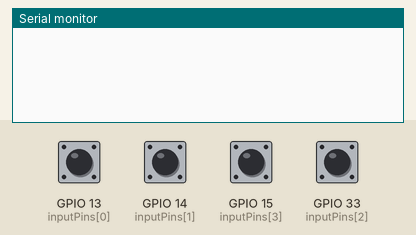
Recording of a program running on a simulated ESP32. Shown: the last lines printed to the serial monitor. Inputs (shaded band) come from the test bench; at power-on: GPIO 13 (inputPins[0]), GPIO 14 (inputPins[1]), GPIO 15 (inputPins[3]), GPIO 33 (inputPins[2]) HIGH.

Above: at 1.2 s.
1.3 s: GPIO 13 (inputPins[0]) pulled LOW for 0.15 s
At 2.2 s:
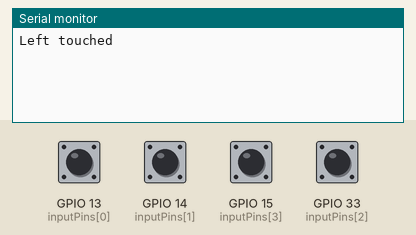
2.9 s: GPIO 14 (inputPins[1]) pulled LOW for 0.15 s
At 3.4 s:
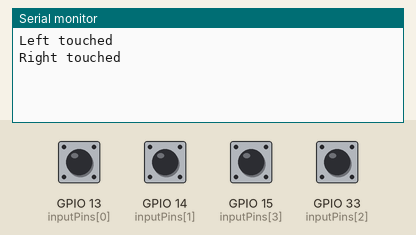
4.5 s: GPIO 15 (inputPins[3]) pulled LOW for 0.15 s
At 5.7 s:
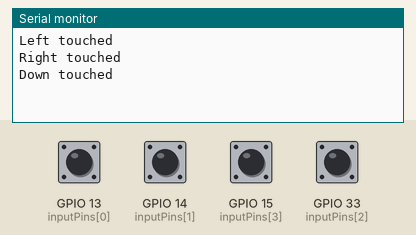
6.1 s: GPIO 33 (inputPins[2]) pulled LOW for 0.15 s
At 7.0 s:
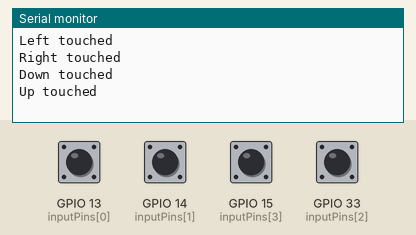

The program:

main.cpp
```cpp
// #include <Arduino.h>

// // Define input pins
// const int leftPin = 13;   // GPIO 13
// const int rightPin = 14;  // GPIO 14
// const int upPin = 27;     // GPIO 27
// const int downPin = 15;   // GPIO 15

// void setup() {
//   Serial.begin(9600);

//   // Initialize input pins with pull-up resistors
//   pinMode(leftPin, INPUT_PULLUP);
//   pinMode(rightPin, INPUT_PULLUP);
//   pinMode(upPin, INPUT_PULLUP);
//   pinMode(downPin, INPUT_PULLUP);

//   // Optional: Set internal pull-up resistors if external ones are not used
//   // ESP32's INPUT_PULLUP mode enables internal pull-up resistors (~45 kΩ)
// }

// void loop() {
//   // Read and display the state of each plate
//   // Serial.print("Left: ");
//   // Serial.print(digitalRead(leftPin));
//   // Serial.print(", Right: ");
//   // Serial.print(digitalRead(rightPin));
//   // Serial.print(", Up: ");
//   // Serial.print(digitalRead(upPin));
//   // Serial.print(", Down: ");
//   // Serial.println(digitalRead(downPin));
//   // Read the state of each plate
//   int leftState = digitalRead(leftPin);
//   int rightState = digitalRead(rightPin);
//   int upState = digitalRead(upPin);
//   int downState = digitalRead(downPin);

//   // The input is LOW when touched
//   if (leftState == LOW) {
//     Serial.println("Left touched");
//     // Perform action for left touch
//   }

//   if (rightState == LOW) {
//     Serial.println("Right touched");
//     // Perform action for right touch
//   }

//   if (upState == LOW) {
//     Serial.println("Up touched");
//     // Perform action for up touch
//   }

//   if (downState == LOW) {
//     Serial.println("Down touched");
//     // Perform action for down touch
//   }

//   delay(60); // Small delay to debounce
// }


// #include <Arduino.h>

// // Define the number of input pins
// const int numPins = 4;

// // Define input pins: Left, Right, Up, Down
// const int inputPins[numPins] = {13, 14, 27, 15};

// // Define labels for serial output
// const String pinLabels[numPins] = {"Left", "Right", "Up", "Down"};

// // Debounce interval in milliseconds
// const unsigned long debounceInterval = 200;

// // Arrays to store the last detection time and previous states for each pin
// unsigned long lastTouchTime[numPins] = {0, 0, 0, 0};
// bool previousState[numPins] = {HIGH, HIGH, HIGH, HIGH};

// void setup() {
//   Serial.begin(9600);

//   // Initialize input pins with internal pull-up resistors
//   for (int i = 0; i < numPins; i++) {
//     pinMode(inputPins[i], INPUT_PULLUP);
//   }
// }

// void loop() {
//   unsigned long currentMillis = millis(); // Current time

//   // Iterate through each pin
//   for (int i = 0; i < numPins; i++) {
//     int currentState = digitalRead(inputPins[i]);

//     // Detect transition from HIGH to LOW (touch event)
//     if (currentState == LOW && previousState[i] == HIGH) {
//       // Check if debounce interval has passed since the last touch
//       if (currentMillis - lastTouchTime[i] > debounceInterval) {
//         Serial.println(pinLabels[i] + " touched");
//         lastTouchTime[i] = currentMillis;
//         // Add your action here (e.g., send a signal, control a device, etc.)
//       }
//     }

//     // Update previous state for the next loop iteration
//     previousState[i] = currentState;
//   }

//   // No delay here; loop runs continuously
// }


// #include <Arduino.h>

// // Define input pins
// const int leftPin = 13;   // GPIO 13
// const int rightPin = 14;  // GPIO 14
// const int upPin = 32;     // GPIO 27
// const int downPin = 15;   // GPIO 15

// // Debounce interval in milliseconds
// const unsigned long debounceInterval = 200;

// // Arrays to store the last detection time and previous states for each pin
// unsigned long lastTouchTime[] = {0, 0, 0, 0};
// bool previousState[] = {HIGH, HIGH, HIGH, HIGH};

// const int numPins = 4;
// const String pinLabels[] = {"Left", "Right", "Up", "Down"};

// void setup() {
//   Serial.begin(9600);

//   // Initialize input pins with internal pull-up resistors
//   for (int i = 0; i < numPins; i++) {
//     pinMode(leftPin + i, INPUT_PULLUP); // Assumes pins are sequential
//   }
// }

// void loop() {
//   unsigned long currentMillis = millis(); // Current time

//   // Iterate through each pin
//   for (int i = 0; i < numPins; i++) {
//     int currentState = digitalRead(leftPin + i); // Read each pin

//     // Detect transition from HIGH to LOW (touch event)
//     if (currentState == LOW && previousState[i] == HIGH) {
//       // Check if debounce interval has passed since the last touch
//       if (currentMillis - lastTouchTime[i] > debounceInterval) {
//         Serial.println(pinLabels[i] + " touched");
//         lastTouchTime[i] = currentMillis;
//         // You can add additional actions here if needed
//       }
//     }

//     // Update previous state for the next loop iteration
//     previousState[i] = currentState;
//   }

//   // No delay here; loop runs continuously
// }


#include <Arduino.h>

// Define the number of input pins
const int numPins = 4;

// Define input pins: Left, Right, Up, Down
const int inputPins[numPins] = {13, 14, 33, 15}; // GPIO13, GPIO14, GPIO32, GPIO15

// Define labels for serial output
const String pinLabels[numPins] = {"Left", "Right", "Up", "Down"};

// Debounce interval in milliseconds
const unsigned long debounceInterval = 200;

// Arrays to store the last detection time and previous states for each pin
unsigned long lastTouchTime[numPins] = {0, 0, 0, 0};
bool previousState[numPins] = {HIGH, HIGH, HIGH, HIGH};

void setup() {
  Serial.begin(9600); // Consider increasing to 115200 for faster communication

  // Initialize input pins with internal pull-up resistors
  for (int i = 0; i < numPins; i++) {
    pinMode(inputPins[i], INPUT_PULLUP);
  }
}

void loop() {
  unsigned long currentMillis = millis(); // Current time

  // Iterate through each pin
  for (int i = 0; i < numPins; i++) {
    int currentState = digitalRead(inputPins[i]); // Read each pin

    // Detect transition from HIGH to LOW (touch event)
    if (currentState == LOW && previousState[i] == HIGH) {
      // Check if debounce interval has passed since the last touch
      if (currentMillis - lastTouchTime[i] > debounceInterval) {
        Serial.println(pinLabels[i] + " touched");
        lastTouchTime[i] = currentMillis;
        // Add your action here (e.g., send a signal, control a device, etc.)
      }
    }

    // Update previous state for the next loop iteration
    previousState[i] = currentState;
  }

  // No delay here; loop runs continuously
}
```

Measured:
- after the input at 1.3 s, the serial monitor: prints a new line at once (image 1)
- after the input at 2.9 s, the serial monitor: prints a new line at once (image 2)
- after the input at 4.5 s, the serial monitor: prints a new line at once (image 3)
- after the input at 6.1 s, the serial monitor: prints a new line at once (image 4)
